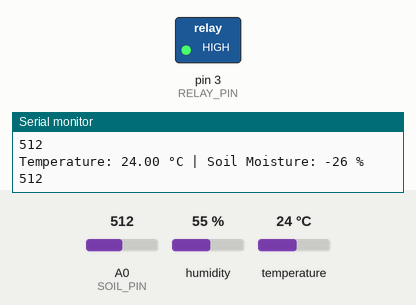
Recording of a sketch running on a simulated Arduino Uno, built with avr-gcc and run on an emulated ATmega328P. Parts: switched loads named in the sketch (green lamp = pin HIGH), the last lines printed to the serial monitor. The inputs (shaded band) are chosen by the test bench; at power-on: A0 (SOIL_PIN) = 512, humidity 55 %, temperature 24 °C.

Above: at 3.8 s.
3.9 s: A0 (SOIL_PIN) set to 393
7.8 s: A0 (SOIL_PIN) set to 379
At 9.6 s:
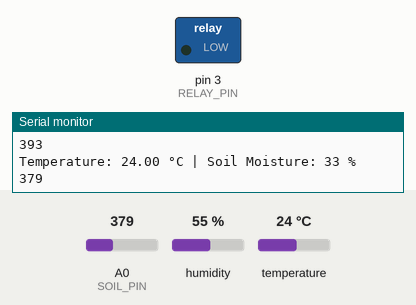
11.7 s: A0 (SOIL_PIN) set to 511
At 12.7 s:
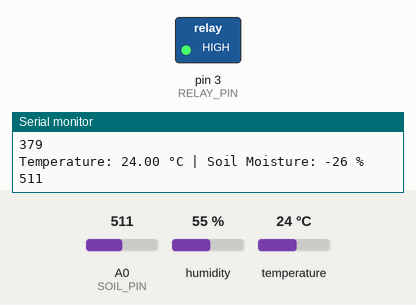
15.6 s: A0 (SOIL_PIN) set to 306
At 19.1 s:
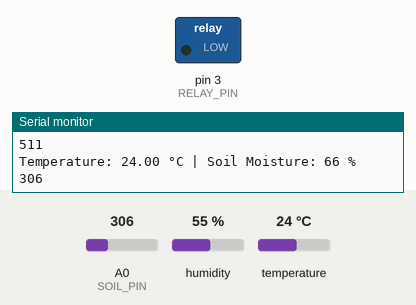
Timing chart, 0 to 20.6 s (numbered marks = the images above; inputs shaded):
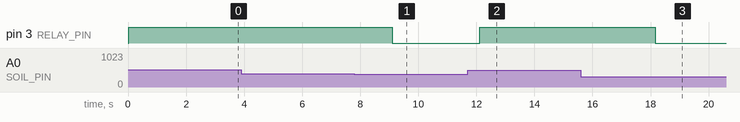

Measured:
- the behaviour switches between 387 and 386 on A0 (SOIL_PIN) (found by bisection; images 0 and 1)
- after the input at 7.8 s, pin 3 (RELAY_PIN): HIGH → LOW after 1.3 s
- after the input at 11.7 s, pin 3 (RELAY_PIN): LOW → HIGH after 0.42 s
- after the input at 15.6 s, pin 3 (RELAY_PIN): HIGH → LOW after 2.6 s

The sketch:

PLANT_MONITORING.ino
```cpp
#include <DHT.h>

#define DHTPIN 9         // DHT11 connected to digital pin D2
#define DHTTYPE DHT11
#define RELAY_PIN 3       // Relay connected to D3
#define SOIL_PIN A0       // Soil moisture sensor connected to A0

DHT dht(DHTPIN, DHTTYPE);

void setup() {
  Serial.begin(9600);
  dht.begin();

  pinMode(RELAY_PIN, OUTPUT);
  digitalWrite(RELAY_PIN, LOW); // Start with pump OFF
}

void loop() {
  float temperature = dht.readTemperature();
  int soilRaw = analogRead(SOIL_PIN); // Read analog soil value (0–1023)
  int soilMoisture = map(soilRaw, 453, 231, 0, 100); // Convert to percentage

  // Print values for debugging
  Serial.print("Temperature: ");
  Serial.print(temperature);
  Serial.print(" °C | Soil Moisture: ");
  Serial.print(soilMoisture);
  Serial.println(" %");

  // Logic: Pump ON if soil moisture < 30% OR temperature > 36°C
  if (soilMoisture < 30 || temperature > 36) {
    digitalWrite(RELAY_PIN, HIGH); // Turn pump ON
   // Serial.println("Pump Status: OFF");
  } else {
    digitalWrite(RELAY_PIN, LOW); // Turn pump OFF
   // Serial.println("Pump Status: ON");
  }
  Serial.println(soilRaw);

  delay(3000); // 3 seconds delay
}
```
